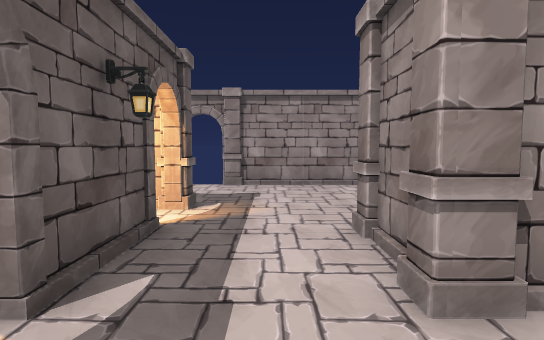
view 1 (above)

12 first-person views from a walk through a scene from a Unity 3-D project. The camera is 1.2 m above the floor, tilts 4° down and sees 80° across. Doors are open. The floor is counted in squares, 1 m on a side. Each view is taken from the middle of a square. On the plan, view 1 faces up. The plan holds only what a view shows up to about 14 squares ahead; the rest is blank. The player is left out.

view 2
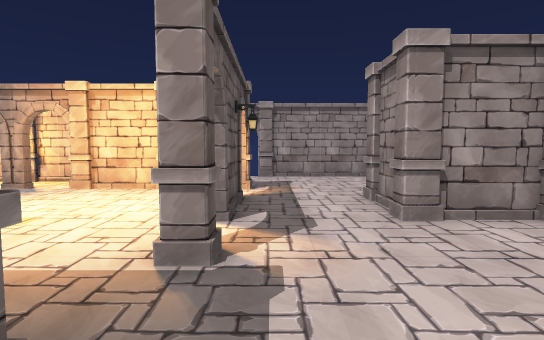

view 3
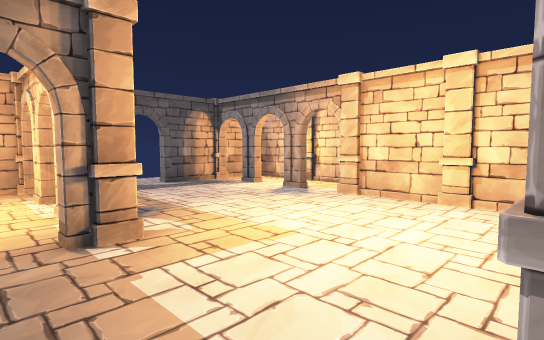

view 4
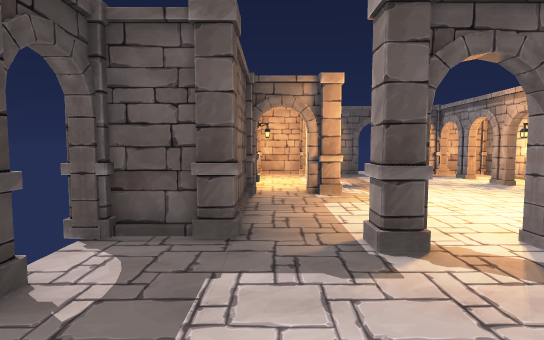

view 5
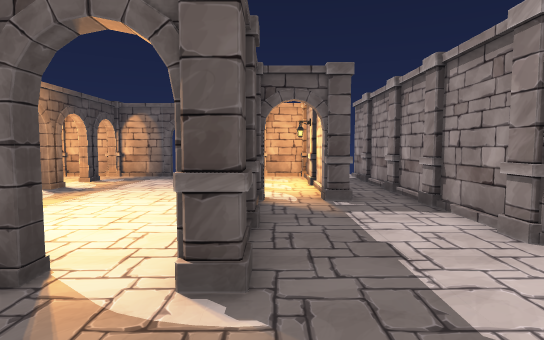

view 6
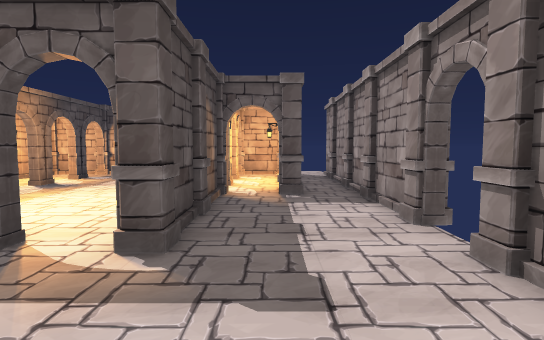

view 7
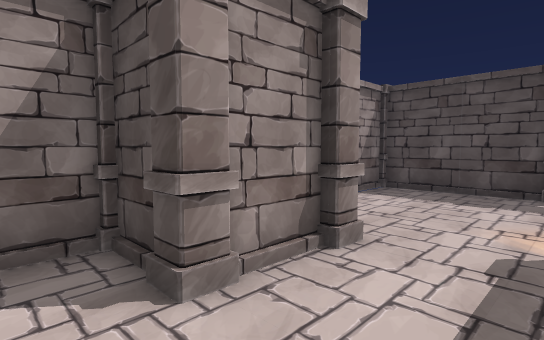

view 8
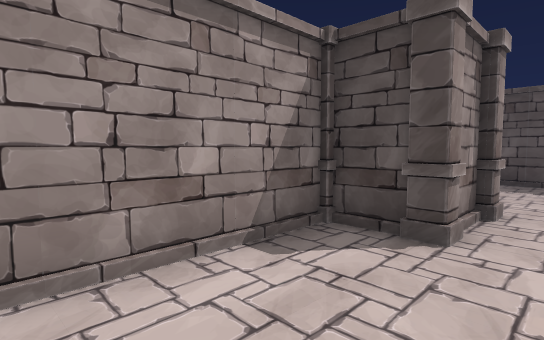

view 9
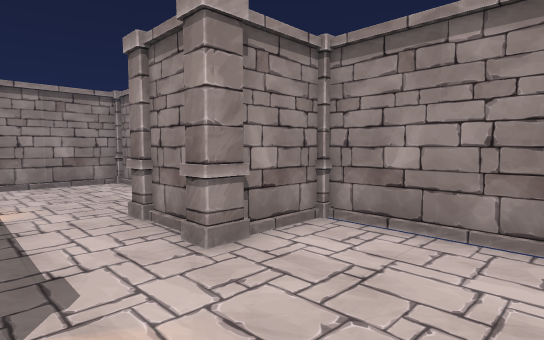

view 10
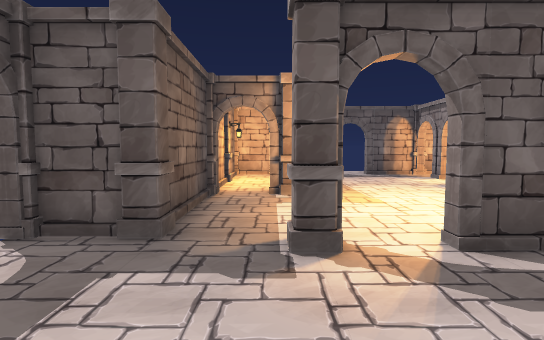

view 11
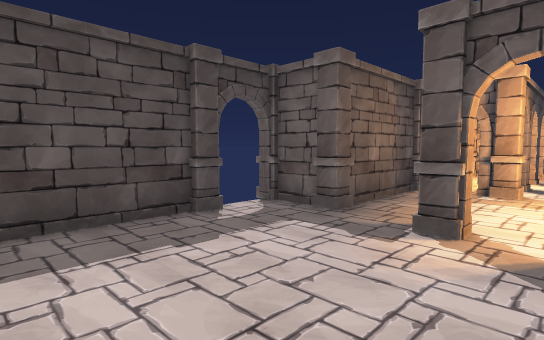

view 12
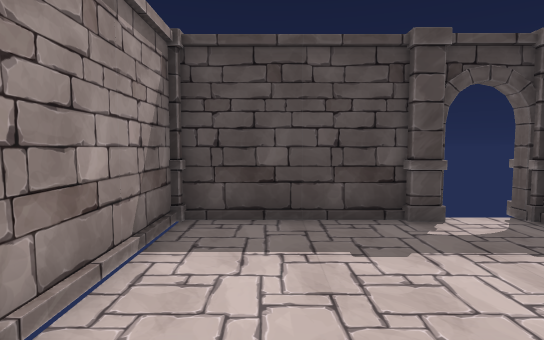

### Floor plan
Points are (right, up) in squares from view 1. A wall is a line through its corners. A room is listed if a view was taken in it or the views show most of it. See-through windows are left out.
Room 1 (views 1, 2, 3, 4, 5, 6, 7, 8, 9, 10, 11, 12)
walls: (-1.8, 4.9) (-1.8, 2.2); (1.4, 3.6) (1.4, 4.2); (1.7, 4.6) (3.1, 4.6) (3.1, 10.4) (-0.5, 10.4); (-3.5, 6.6) (-2.5, 6.6); (-6.2, 6.6) (-4.9, 6.6); (-2.4, -2) (-2.4, -3.2); (-3.6, 10.4) (-5.5, 10.4); (0.4, -3.4) (3.6, -3.4) (3.6, 2.4) (1.7, 2.4); (-6.4, 10.4) (-7.7, 10.4)
ways out: opening at (-3, -0.5) to room 2; open door at (-7, 8) to room 2; open door at (-6, 7) to room 2; gap at (-2, 1.5) to room 2; gap at (-2, 5.5) to room 2; open door at (-2, 10.5)
objects: pillar (-7, 8) to (-6, 9); pillar (-6, 10) to (-6, 11); pillar (-4, 6) to (-4, 7); pillar (-3, -4) to (-2, -3); pillar (-3, 10) to (-3, 11); pillar (-2, -2); pillar (-2, 0); pillar (-2, 7); pillar (-1, -4) to (0, -3); lamp (-1, 4); pillar (-1, 10) to (-1, 11); pillar (1, 2); pillar (1, 3); pillar (1, 5) to (2, 5)
Room 2 (no view inside)
walls: (-8.9, 0.7) (-8.2, 0.7) (-8.2, 0.3); (-8.2, 6.6) (-8.2, 6.4) (-8.9, 6.4); (-4.4, 6.4) (-6.3, 6.4); (-6.8, -1.4) (-6.2, -1.4); (-10.9, 0.7) (-10.2, 0.7); (-10.2, 6.4) (-10.9, 6.4); (-5.5, -1.6) (-2.9, -1.6); (-2.9, 6.4) (-3.5, 6.4); (-12.4, 2.8) (-12.4, -0.2); (-12.4, 8) (-12.4, 4.2)
ways out: opening at (-3, -0.5) to room 1; open door at (-7, 8) to room 1; open door at (-6, 7) to room 1; gap at (-2, 1.5) to room 1; gap at (-2, 5.5) to room 1; open door at (-12, 3.5); open door at (-6.5, -1)
objects: pillar (-7, 6) to (-6, 7); pillar (-6, 0) to (-6, 1)

Positions as (right, up) in squares from view 1, and headings:
1: (0, 0), facing up
2: (-1, -3), facing up
3: (-2, -1), facing up-left
4: (2, -1), facing left
5: (1, 7), facing left
6: (2, 8), facing left
7: (-1, 6), facing down-right
8: (0, 9), facing down-right
9: (-1, -1), facing up-right
10: (2, 0), facing left
11: (3, 2), facing down-left
12: (2, 2), facing down
